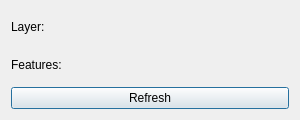
<?xml version="1.0" encoding="UTF-8"?>
<ui version="4.0">
 <class>MainDialog</class>
 <widget class="QDialog" name="MainDialog">
  <property name="geometry">
   <rect>
    <x>0</x>
    <y>0</y>
    <width>300</width>
    <height>120</height>
   </rect>
  </property>
  <property name="windowTitle">
   <string>Hello Layer Info</string>
  </property>
  <layout class="QVBoxLayout" name="verticalLayout">
   <item>
    <widget class="QLabel" name="label_layer_name">
     <property name="text">
      <string>Layer: </string>
     </property>
    </widget>
   </item>
   <item>
    <widget class="QLabel" name="label_feature_count">
     <property name="text">
      <string>Features: </string>
     </property>
    </widget>
   </item>
   <item>
    <widget class="QPushButton" name="refresh_button">
     <property name="text">
      <string>Refresh</string>
     </property>
    </widget>
   </item>
  </layout>
 </widget>
 <resources/>
 <connections/>
</ui>
